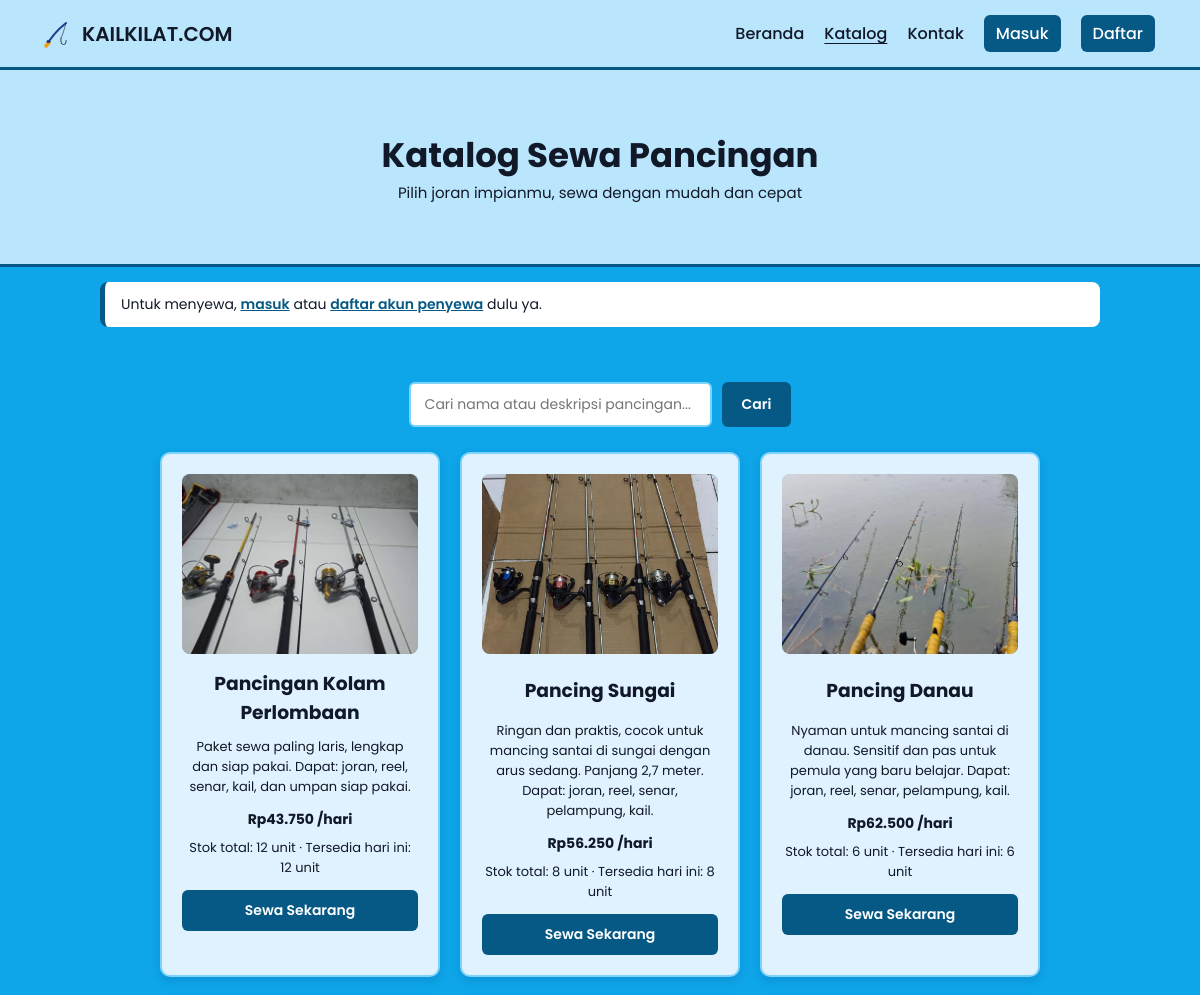
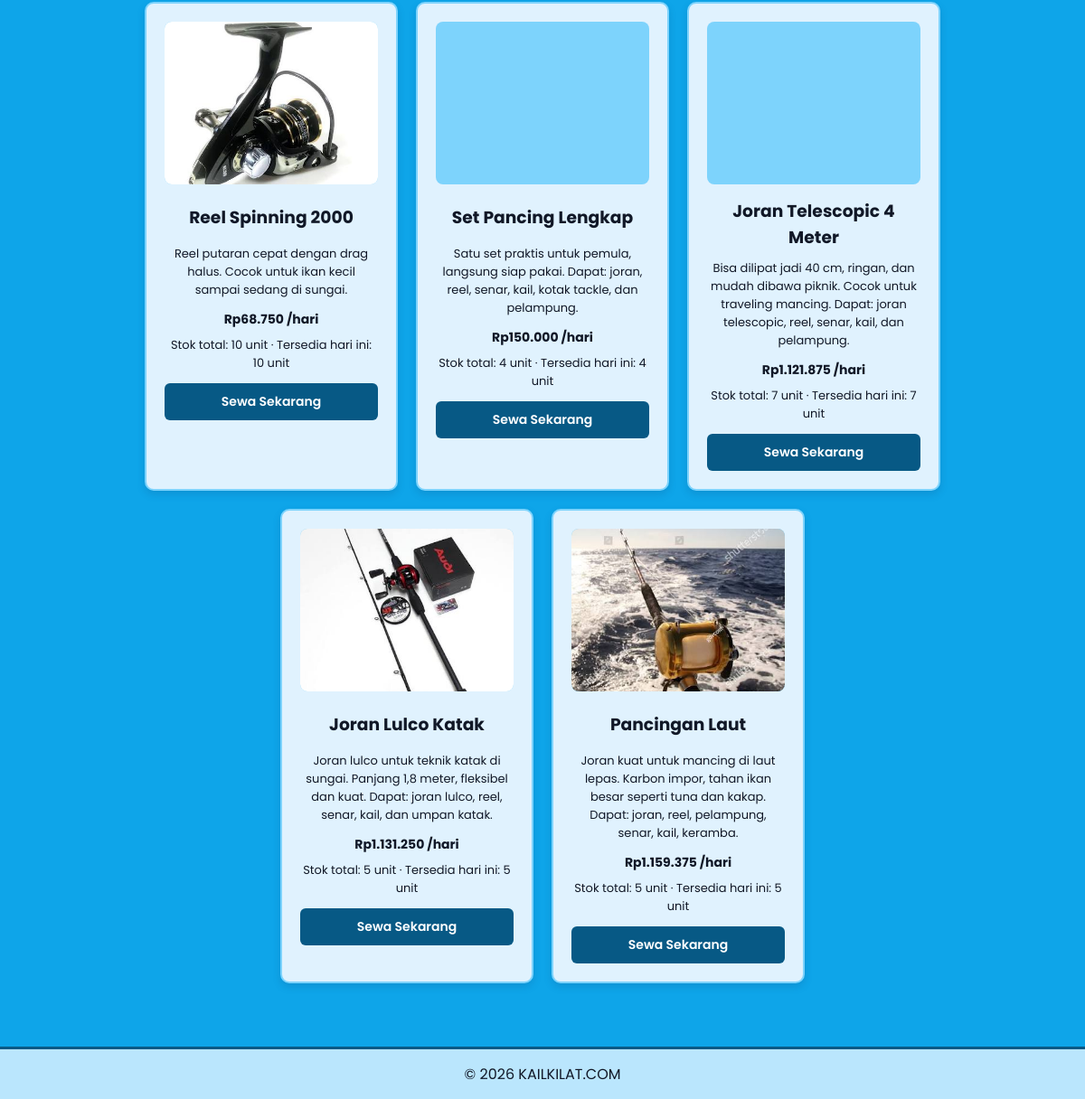
/pages/katalog.php, run on the app's committed database (2 pictures, top to bottom).
### tables this page shows
CREATE TABLE IF NOT EXISTS pancingan (
  id INT AUTO_INCREMENT PRIMARY KEY,
  nama VARCHAR(100) NOT NULL,
  deskripsi TEXT,
  harga INT NOT NULL,
  gambar VARCHAR(255) DEFAULT 'joran-danau.jpg',
   
   
  stok INT DEFAULT 1,
  owner_id INT NULL,
  created_at TIMESTAMP DEFAULT CURRENT_TIMESTAMP,
  INDEX idx_pancingan_owner (owner_id),
  INDEX idx_pancingan_nama (nama),
  FOREIGN KEY (owner_id) REFERENCES users(id) ON DELETE SET NULL
);

### includes/auth.php (called while the page is built, shortened)
<?php
function base_url(string $path = ''): string
{
    static $base = null;
    if ($base === null) {
        $base = '/';
        $docroot = isset($_SERVER['DOCUMENT_ROOT']) ? realpath($_SERVER['DOCUMENT_ROOT']) : false;
        $proyek  = realpath(ROOT_DIR);
        if ($docroot && $proyek) {
            $docroot = str_replace('\\', '/', $docroot);
            $proyek  = str_replace('\\', '/', $proyek);
            if (strpos($proyek, $docroot) === 0) {
                $base = rtrim(substr($proyek, strlen($docroot)), '/') . '/';
            }
        }
    }
    return $base . ltrim($path, '/');
}
function sudah_login(): bool
{
    return isset($_SESSION['user_id']) && (int) $_SESSION['user_id'] > 0;
}
function url_gambar(?string $gambar): string
{
    $gambar = trim((string) $gambar);
    $folder = ROOT_DIR . '/assets/img/';
    $pola_boleh = '/^[A-Za-z0-9._-]+\.(svg|png|jpe?g|webp|avif|gif)$/i';
    if ($gambar !== ''
        && preg_match($pola_boleh, $gambar)
        && is_file($folder . $gambar)
    ) {
        return base_url('assets/img/' . $gambar);
    }
    return base_url('assets/img/' . GAMBAR_DEFAULT);
}
function tag_gambar(?string $gambar, string $alt, string $kelas = ''): string
{
    $src = htmlspecialchars(url_gambar($gambar), ENT_QUOTES);
    $alt = htmlspecialchars($alt, ENT_QUOTES);
    $cls = $kelas !== '' ? ' class="' . htmlspecialchars($kelas, ENT_QUOTES) . '"' : '';
    return '<img' . $cls . ' src="' . $src . '" alt="' . $alt . '"'
         . ' loading="lazy" decoding="async" width="800" height="600">';
}
function menu_navigasi(): array
{
    if (!sudah_login()) {
        return [
            'beranda' => ['label' => 'Beranda', 'href' => base_url('index.php')],
            'katalog' => ['label' => 'Katalog', 'href' => base_url('pages/katalog.php')],
            'kontak'  => ['label' => 'Kontak',  'href' => base_url('pages/kontak.php')],
        ];
    }
    return [
        'dashboard_penyewa' => ['label' => 'Dashboard Penyewa', 'href' => base_url('pages/dashboard_penyewa.php')],
        'katalog'           => ['label' => 'Katalog',           'href' => base_url('pages/katalog.php')],
        'kontak'            => ['label' => 'Kontak',            'href' => base_url('pages/kontak.php')],
    ];
}

### includes/stok.php (called while the page is built, shortened)
<?php
function sql_stok_hari_ini(string $alias = 'p'): string
{
    return "GREATEST({$alias}.stok - COALESCE((
                SELECT SUM(s.jumlah) FROM sewa s
                WHERE s.pancingan_id = {$alias}.id
                  AND CURDATE() BETWEEN s.tanggal_mulai AND s.tanggal_selesai
            ), 0), 0)";
}

### pages/katalog.php (the view, shortened to what this page needs)
<?php
require_once __DIR__ . '/../includes/auth.php';
require_once __DIR__ . '/../includes/koneksi.php';
require_once __DIR__ . '/../includes/stok.php';
$adalah_mitra = sudah_login() && role_user() === 'mitra';
$keyword = trim($_GET['q'] ?? '');
$stok_sql = sql_stok_hari_ini('p');
$sql = "SELECT p.*, {$stok_sql} AS stok_tersedia FROM pancingan p";
$sql .= " ORDER BY p.harga ASC, p.id ASC";
$stmt = $koneksi->prepare($sql);
$stmt->execute();
$items = $stmt->get_result()->fetch_all(MYSQLI_ASSOC);
$page_css    = ['kp.css', 'katalog.css', 'dashboard.css'];
$active_menu = 'katalog';
include __DIR__ . '/../includes/header.php';
?>
    <section class="page-banner">
        <h1>Katalog Sewa Pancingan</h1>
        <p>Pilih joran impianmu, sewa dengan mudah dan cepat</p>
    </section>
    <?php if ($adalah_mitra): ?>
        <div class="alert-msg info flash">
            Kamu masuk sebagai <strong>Pemilik Barang</strong>, jadi tidak bisa menyewa barang di katalog ini.
            <a href="<?= base_url('pages/barang_saya.php'); ?>">Kelola barang kamu di sini.</a>
        </div>
    <?php elseif (!sudah_login()): ?>
        <div class="alert-msg info flash">
            Untuk menyewa, <a href="<?= base_url('pages/login.php?role=penyewa'); ?>">masuk</a> atau
            <a href="<?= base_url('pages/daftar.php?role=penyewa'); ?>">daftar akun penyewa</a> dulu ya.
        </div>
    <?php endif; ?>
    <section class="katalog">
        <form class="cari-bar" method="GET" action="<?= base_url('pages/katalog.php'); ?>">
            <input type="text" name="q" value="<?= htmlspecialchars($keyword); ?>" placeholder="Cari nama atau deskripsi pancingan...">
            <button type="submit" class="btn">Cari</button>
        </form>
        <?php if (empty($items)): ?>
            <p class="kosong">Barang tidak ditemukan. Coba kata kunci lain.</p>
        <?php else: ?>
            <div class="card-container">
                <?php foreach ($items as $barang): ?>
                    <?php
                    $stok_total    = (int) $barang['stok'];
                    $stok_tersedia = (int) $barang['stok_tersedia'];
                    ?>
                    <div class="card">
                        <?= tag_gambar($barang['gambar'], $barang['nama']) ?>
                        <h3><?= htmlspecialchars($barang['nama']); ?></h3>
                        <p class="deskripsi"><?= htmlspecialchars($barang['deskripsi']); ?></p>
                        <p class="harga">Rp<?= number_format($barang['harga'], 0, ',', '.'); ?> /hari</p>
                        <p class="stok">
                            Stok total: <?= $stok_total; ?> unit &middot;
                            Tersedia hari ini: <?= $stok_tersedia; ?> unit
                        </p>
                        <?php $bisa_kelola = $adalah_mitra && (int) ($barang['owner_id'] ?? 0) === id_user(); ?>
                        <?php if ($adalah_mitra): ?>
                            <?php if ($bisa_kelola): ?>
                                <a href="<?= base_url('pages/barang_saya.php?edit=' . (int) $barang['id']); ?>" class="btn btn-soft">
                                    <?= $stok_total > 0 ? 'Kelola Barang Saya' : 'Tambah Stok'; ?>
                                </a>
                            <?php else: ?>
                                <span class="btn disabled">Tidak Bisa Disewa</span>
                            <?php endif; ?>
                        <?php elseif ($stok_total > 0): ?>
                            <?php
                            $url_sewa = base_url('pages/sewa.php?id=' . (int) $barang['id']);
                            if (!sudah_login()) {
                                $url_sewa = base_url('pages/login.php?role=penyewa&redirect=' . rawurlencode($url_sewa));
                            }
                            ?>
                            <a href="<?= htmlspecialchars($url_sewa); ?>" class="btn">Sewa Sekarang</a>
                        <?php else: ?>
                            <p class="stok habis">Stok habis</p>
                            <span class="btn disabled">Stok Habis</span>
                        <?php endif; ?>
                    </div>
                <?php endforeach; ?>
            </div>
        <?php endif; ?>
    </section>
<?php include __DIR__ . '/../includes/footer.php'; ?>

### includes/header.php (shortened to what this page needs)
<?php
require_once __DIR__ . '/auth.php';
$root = ROOT_DIR;
if (!isset($hide_brand)) $hide_brand = false;
$menu = menu_navigasi();
?>
<!DOCTYPE html>
<html lang="id">
<head>
    <link rel="stylesheet" href="https://cdnjs.cloudflare.com/ajax/libs/font-awesome/6.4.0/css/all.min.css"
          media="print" onload="this.media='all';this.onload=null">
<?php foreach ((array) $page_css as $css): ?>
    <link rel="stylesheet" href="<?= htmlspecialchars(base_url('assets/css/' . $css) . '?v=' . (@filemtime($root . '/assets/css/' . $css) ?: time())); ?>">
<?php endforeach; ?>
</head>
<body>
    <header>
        <?php if (!$hide_brand): ?>
            <a href="<?= sudah_login() ? url_dashboard_manusia() : base_url('index.php'); ?>" class="logo"><img src="<?= htmlspecialchars(base_url('assets/img/img_logo.svg')); ?>?v=<?= @filemtime($root . '/assets/img/img_logo.svg') ?: time(); ?>" alt="Logo KAILKILAT" class="brand-logo">KAILKILAT.COM</a>
        <?php else: ?>
            <div style="flex: 1;"></div>
        <?php endif; ?>
        <nav>
            <?php foreach ($menu as $menu_kunci => $menu_item): ?>
                <a href="<?= htmlspecialchars($menu_item['href']); ?>"
                   class="<?= $active_menu === $menu_kunci ? 'nav-aktif' : ''; ?>"
                   <?= $active_menu === $menu_kunci ? 'aria-current="page"' : ''; ?>><?= htmlspecialchars($menu_item['label']); ?></a>
            <?php endforeach; ?>
            <?php if (sudah_login()): ?>
                <span class="nav-user">
                    <?= role_user() === 'mitra' ? 'Pemilik Barang' : 'Penyewa' ?>,
                    <?= htmlspecialchars(nama_user()); ?>
                </span>
                <form action="<?= base_url('pages/logout.php'); ?>" method="POST" class="logout-form">
                    <?= csrf_field(); ?>
                    <button type="submit" class="nav-btn">Keluar</button>
                </form>
            <?php else: ?>
                <a href="<?= base_url('pages/login.php'); ?>" class="nav-btn">Masuk</a>
                <a href="<?= base_url('pages/daftar.php'); ?>" class="nav-btn">Daftar</a>
            <?php endif; ?>
        </nav>
    </header>

### includes/footer.php
<?php if (!isset($hide_footer)) $hide_footer = false; ?>
<?php if (!$hide_footer): ?>
<footer>
        <p>&copy; <?= date('Y'); ?> KAILKILAT.COM</p>
    </footer>
<?php endif; ?>
</body>
</html>

### assets/css/kp.css (style rules this page uses)
* { margin: 0; padding: 0; box-sizing: border-box; font-family: 'Poppins', sans-serif; }
:root { --blue-bg: #0ea5e9; --blue-head: #bae6fd; --blue-card: #e0f2fe; --blue-soft: #f0f9ff; --blue-line: #7dd3fc; --blue-deep: #075985; --text: #111827; }
body { background: var(--blue-bg); color: var(--text); }
header { display: flex; justify-content: flex-start; align-items: center; gap: 20px; padding: 15px 40px; background: var(--blue-head); color: var(--text); border-bottom: 3px solid var(--blue-deep); }
header nav { margin-left: auto; display: flex; align-items: center; justify-content: flex-end; flex-wrap: wrap; gap: 10px; }
header .logo { display: flex; align-items: center; gap: 10px; font-size: 20px; font-weight: 600; color: var(--text); text-decoration: none; }
header .logo .brand-logo { width: 32px; height: 32px; display: block; }
header nav a { margin: 0 5px; color: var(--text); text-decoration: none; font-weight: 500; }
header nav a.nav-aktif { text-decoration: underline; text-underline-offset: 4px; }
.nav-btn { background: var(--blue-deep); color: #ffffff; padding: 6px 12px; border-radius: 6px; }
.btn { display: inline-block; padding: 10px 20px; background: var(--blue-deep); color: #ffffff; border: none; border-radius: 6px; text-decoration: none; font-weight: 600; font-size: 14px; cursor: pointer; }
.page-banner { background: var(--blue-head); padding: 60px 40px; text-align: center; color: var(--text); border-bottom: 3px solid var(--blue-deep); }
.page-banner h1 { font-size: 34px; color: var(--text); }
.page-banner p { font-size: 15px; color: var(--text); }
.alert-msg { max-width: 1000px; margin: 18px auto; padding: 12px 16px; border-radius: 8px; font-size: 14px; background: #ffffff; border-left: 5px solid var(--blue-deep); color: var(--text); }
.alert-msg.flash { margin: 15px auto; }
.alert-msg a { color: var(--blue-deep); font-weight: 600; }
footer { background: var(--blue-head); color: var(--text); text-align: center; padding: 15px; margin-top: 30px; border-top: 3px solid var(--blue-deep); }

### assets/css/katalog.css (style rules this page uses)
.katalog { padding: 40px; max-width: 1100px; margin: 0 auto; }
.card-container { display: flex; flex-wrap: wrap; justify-content: center; gap: 20px; }
.card { background: var(--blue-card); border: 2px solid var(--blue-line); border-radius: 10px; box-shadow: 0 4px 8px rgba(15, 76, 129, 0.2); width: 280px; padding: 20px; text-align: center; display: flex; flex-direction: column; }
.card img { width: 100%; height: 180px; object-fit: cover; border-radius: 8px; margin-bottom: 15px; background: var(--blue-line); }
.card h3 { margin-bottom: 10px; color: var(--text); min-height: 42px; display: flex; align-items: center; justify-content: center; }
.card p { margin-bottom: 12px; font-size: 14px; color: var(--text); }
.card .harga { font-weight: 700; margin-bottom: 8px; }
.card .deskripsi { font-size: 13px; margin-bottom: 12px; }
.card .stok { font-size: 13px; margin-bottom: 12px; }
.cari-bar { display: flex; gap: 10px; justify-content: center; margin-bottom: 25px; }
.cari-bar input { padding: 10px 14px; border: 2px solid var(--blue-line); border-radius: 6px; font-size: 14px; min-width: 280px; font-family: inherit; }

### data on the page
pancingan: gambar+nama (picture), nama "Pancingan Kolam Perlombaan", deskripsi "Paket sewa paling laris, lengkap dan siap pakai. Dapat: joran, reel, senar, kail, dan umpan siap pakai.", harga "43.750", stok "12", stok_tersedia "12"
pancingan: gambar+nama (picture), nama "Pancing Sungai", deskripsi "Ringan dan praktis, cocok untuk mancing santai di sungai dengan arus sedang. Panjang 2,7 meter. Dapat: joran, reel, senar, pelampung, kail.", harga "56.250", stok "8", stok_tersedia "8"
pancingan: gambar+nama (picture), nama "Pancing Danau", deskripsi "Nyaman untuk mancing santai di danau. Sensitif dan pas untuk pemula yang baru belajar. Dapat: joran, reel, senar, pelampung, kail.", harga "62.500", stok "6", stok_tersedia "6"
pancingan: gambar+nama (picture), nama "Reel Spinning 2000", deskripsi "Reel putaran cepat dengan drag halus. Cocok untuk ikan kecil sampai sedang di sungai.", harga "68.750", stok "10", stok_tersedia "10"
pancingan: gambar+nama (picture), nama "Set Pancing Lengkap", deskripsi "Satu set praktis untuk pemula, langsung siap pakai. Dapat: joran, reel, senar, kail, kotak tackle, dan pelampung.", harga "150.000", stok "4", stok_tersedia "4"
pancingan: gambar+nama (picture), nama "Joran Telescopic 4 Meter", deskripsi "Bisa dilipat jadi 40 cm, ringan, dan mudah dibawa piknik. Cocok untuk traveling mancing. Dapat: joran telescopic, reel, senar, kail, dan pelampung.", harga "1.121.875", stok "7", stok_tersedia "7"
pancingan: gambar+nama (picture), nama "Joran Lulco Katak", deskripsi "Joran lulco untuk teknik katak di sungai. Panjang 1,8 meter, fleksibel dan kuat. Dapat: joran lulco, reel, senar, kail, dan umpan katak.", harga "1.131.250", stok "5", stok_tersedia "5"
pancingan: gambar+nama (picture), nama "Pancingan Laut", deskripsi "Joran kuat untuk mancing di laut lepas. Karbon impor, tahan ikan besar seperti tuna dan kakap. Dapat: joran, reel, pelampung, senar, kail, keramba.", harga "1.159.375", stok "5", stok_tersedia "5"

### other printed values
$menu_item['label'] "Beranda"
$menu_item['label'] "Katalog"
$menu_item['label'] "Kontak"
